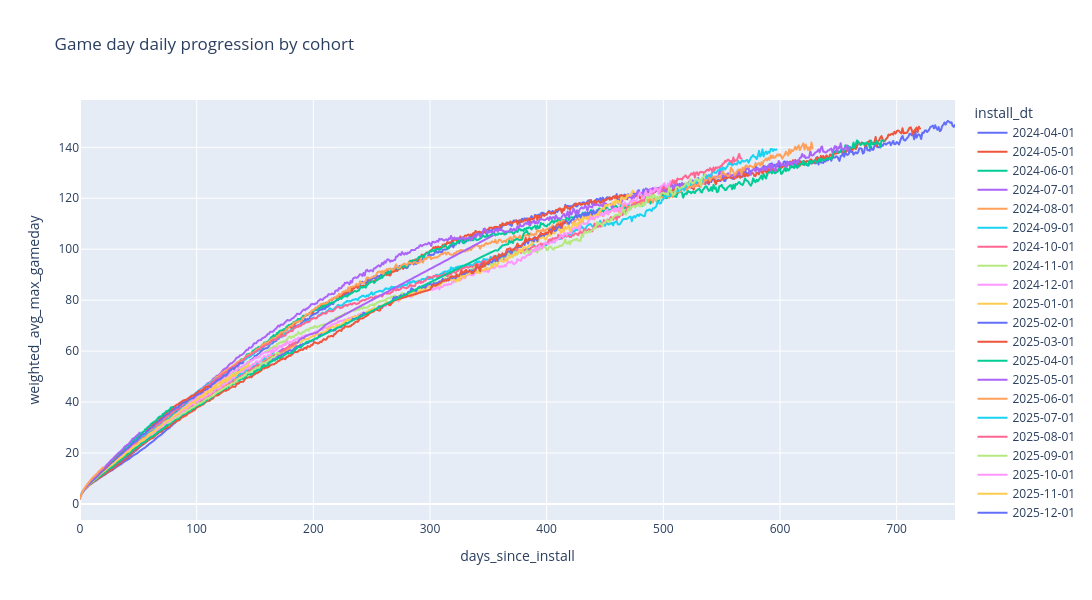

Source (notebook cell):
### Code cell
# hide-output
fig = px.line(game_day_agg, 
              x='days_since_install', 
              y='weighted_avg_max_gameday',
              color='install_dt',
              title='Game day daily progression by cohort',
              width=1200,
              height=600,
              hover_data={'weighted_avg_max_gameday': True, 'cohort_users': True},
              )


fig.show()

### Figure 1 — Plotly figure (JSON) as saved in the notebook; plotly's stock layout.template omitted (floating-point values rounded to 4 significant figures; data arrays with more than 128 entries replaced by an {"elided": "..."} marker saying what was removed)
{"data": [{"customdata": {"elided": "751x1 int values"}, "hovertemplate": "install_dt=2024-04-01<br>days_since_install=%{x}<br>weighted_avg_max_gameday=%{y}<br>cohort_users=%{customdata[0]}<extra></extra>", "legendgroup": "2024-04-01", "line": {"color": "#636efa", "dash": "solid"}, "marker": {"symbol": "circle"}, "mode": "lines", "name": "2024-04-01", "showlegend": true, "type": "scattergl", "x": {"elided": "751 int values"}, "xaxis": "x", "y": {"elided": "751 float values"}, "yaxis": "y"}, {"customdata": {"elided": "721x1 int values"}, "hovertemplate": "install_dt=2024-05-01<br>days_since_install=%{x}<br>weighted_avg_max_gameday=%{y}<br>cohort_users=%{customdata[0]}<extra></extra>", "legendgroup": "2024-05-01", "line": {"color": "#EF553B", "dash": "solid"}, "marker": {"symbol": "circle"}, "mode": "lines", "name": "2024-05-01", "showlegend": true, "type": "scattergl", "x": {"elided": "721 int values"}, "xaxis": "x", "y": {"elided": "721 float values"}, "yaxis": "y"}, {"customdata": {"elided": "690x1 int values"}, "hovertemplate": "install_dt=2024-06-01<br>days_since_install=%{x}<br>weighted_avg_max_gameday=%{y}<br>cohort_users=%{customdata[0]}<extra></extra>", "legendgroup": "2024-06-01", "line": {"color": "#00cc96", "dash": "solid"}, "marker": {"symbol": "circle"}, "mode": "lines", "name": "2024-06-01", "showlegend": true, "type": "scattergl", "x": {"elided": "690 int values"}, "xaxis": "x", "y": {"elided": "690 float values"}, "yaxis": "y"}, {"customdata": {"elided": "660x1 int values"}, "hovertemplate": "install_dt=2024-07-01<br>days_since_install=%{x}<br>weighted_avg_max_gameday=%{y}<br>cohort_users=%{customdata[0]}<extra></extra>", "legendgroup": "2024-07-01", "line": {"color": "#ab63fa", "dash": "solid"}, "marker": {"symbol": "circle"}, "mode": "lines", "name": "2024-07-01", "showlegend": true, "type": "scattergl", "x": {"elided": "660 int values"}, "xaxis": "x", "y": {"elided": "660 float values"}, "yaxis": "y"}, {"customdata": {"elided": "629x1 int values"}, "hovertemplate": "install_dt=2024-08-01<br>days_since_install=%{x}<br>weighted_avg_max_gameday=%{y}<br>cohort_users=%{customdata[0]}<extra></extra>", "legendgroup": "2024-08-01", "line": {"color": "#FFA15A", "dash": "solid"}, "marker": {"symbol": "circle"}, "mode": "lines", "name": "2024-08-01", "showlegend": true, "type": "scattergl", "x": {"elided": "629 int values"}, "xaxis": "x", "y": {"elided": "629 float values"}, "yaxis": "y"}, {"customdata": {"elided": "598x1 int values"}, "hovertemplate": "install_dt=2024-09-01<br>days_since_install=%{x}<br>weighted_avg_max_gameday=%{y}<br>cohort_users=%{customdata[0]}<extra></extra>", "legendgroup": "2024-09-01", "line": {"color": "#19d3f3", "dash": "solid"}, "marker": {"symbol": "circle"}, "mode": "lines", "name": "2024-09-01", "showlegend": true, "type": "scattergl", "x": {"elided": "598 int values"}, "xaxis": "x", "y": {"elided": "598 float values"}, "yaxis": "y"}, {"customdata": {"elided": "568x1 int values"}, "hovertemplate": "install_dt=2024-10-01<br>days_since_install=%{x}<br>weighted_avg_max_gameday=%{y}<br>cohort_users=%{customdata[0]}<extra></extra>", "legendgroup": "2024-10-01", "line": {"color": "#FF6692", "dash": "solid"}, "marker": {"symbol": "circle"}, "mode": "lines", "name": "2024-10-01", "showlegend": true, "type": "scattergl", "x": {"elided": "568 int values"}, "xaxis": "x", "y": {"elided": "568 float values"}, "yaxis": "y"}, {"customdata": {"elided": "537x1 int values"}, "hovertemplate": "install_dt=2024-11-01<br>days_since_install=%{x}<br>weighted_avg_max_gameday=%{y}<br>cohort_users=%{customdata[0]}<extra></extra>", "legendgroup": "2024-11-01", "line": {"color": "#B6E880", "dash": "solid"}, "marker": {"symbol": "circle"}, "mode": "lines", "name": "2024-11-01", "showlegend": true, "type": "scattergl", "x": {"elided": "537 int values"}, "xaxis": "x", "y": {"elided": "537 float values"}, "yaxis": "y"}, {"customdata": {"elided": "507x1 int values"}, "hovertemplate": "install_dt=2024-12-01<br>days_since_install=%{x}<br>weighted_avg_max_gameday=%{y}<br>cohort_users=%{customdata[0]}<extra></extra>", "legendgroup": "2024-12-01", "line": {"color": "#FF97FF", "dash": "solid"}, "marker": {"symbol": "circle"}, "mode": "lines", "name": "2024-12-01", "showlegend": true, "type": "scattergl", "x": {"elided": "507 int values"}, "xaxis": "x", "y": {"elided": "507 float values"}, "yaxis": "y"}, {"customdata": {"elided": "472x1 int values"}, "hovertemplate": "install_dt=2025-01-01<br>days_since_install=%{x}<br>weighted_avg_max_gameday=%{y}<br>cohort_users=%{customdata[0]}<extra></extra>", "legendgroup": "2025-01-01", "line": {"color": "#FECB52", "dash": "solid"}, "marker": {"symbol": "circle"}, "mode": "lines", "name": "2025-01-01", "showlegend": true, "type": "scattergl", "x": {"elided": "472 int values"}, "xaxis": "x", "y": {"elided": "472 float values"}, "yaxis": "y"}, {"customdata": {"elided": "439x1 int values"}, "hovertemplate": "install_dt=2025-02-01<br>days_since_install=%{x}<br>weighted_avg_max_gameday=%{y}<br>cohort_users=%{customdata[0]}<extra></extra>", "legendgroup": "2025-02-01", "line": {"color": "#636efa", "dash": "solid"}, "marker": {"symbol": "circle"}, "mode": "lines", "name": "2025-02-01", "showlegend": true, "type": "scattergl", "x": {"elided": "439 int values"}, "xaxis": "x", "y": {"elided": "439 float values"}, "yaxis": "y"}, {"customdata": {"elided": "362x1 int values"}, "hovertemplate": "install_dt=2025-03-01<br>days_since_install=%{x}<br>weighted_avg_max_gameday=%{y}<br>cohort_users=%{customdata[0]}<extra></extra>", "legendgroup": "2025-03-01", "line": {"color": "#EF553B", "dash": "solid"}, "marker": {"symbol": "circle"}, "mode": "lines", "name": "2025-03-01", "showlegend": true, "type": "scattergl", "x": {"elided": "362 int values"}, "xaxis": "x", "y": {"elided": "362 float values"}, "yaxis": "y"}, {"customdata": {"elided": "206x1 int values"}, "hovertemplate": "install_dt=2025-04-01<br>days_since_install=%{x}<br>weighted_avg_max_gameday=%{y}<br>cohort_users=%{customdata[0]}<extra></extra>", "legendgroup": "2025-04-01", "line": {"color": "#00cc96", "dash": "solid"}, "marker": {"symbol": "circle"}, "mode": "lines", "name": "2025-04-01", "showlegend": true, "type": "scattergl", "x": {"elided": "206 int values"}, "xaxis": "x", "y": {"elided": "206 float values"}, "yaxis": "y"}, {"customdata": {"elided": "190x1 int values"}, "hovertemplate": "install_dt=2025-05-01<br>days_since_install=%{x}<br>weighted_avg_max_gameday=%{y}<br>cohort_users=%{customdata[0]}<extra></extra>", "legendgroup": "2025-05-01", "line": {"color": "#ab63fa", "dash": "solid"}, "marker": {"symbol": "circle"}, "mode": "lines", "name": "2025-05-01", "showlegend": true, "type": "scattergl", "x": {"elided": "190 int values"}, "xaxis": "x", "y": {"elided": "190 float values"}, "yaxis": "y"}, {"customdata": {"elided": "156x1 int values"}, "hovertemplate": "install_dt=2025-06-01<br>days_since_install=%{x}<br>weighted_avg_max_gameday=%{y}<br>cohort_users=%{customdata[0]}<extra></extra>", "legendgroup": "2025-06-01", "line": {"color": "#FFA15A", "dash": "solid"}, "marker": {"symbol": "circle"}, "mode": "lines", "name": "2025-06-01", "showlegend": true, "type": "scattergl", "x": {"elided": "156 int values"}, "xaxis": "x", "y": {"elided": "156 float values"}, "yaxis": "y"}, {"customdata": {"elided": "141x1 int values"}, "hovertemplate": "install_dt=2025-07-01<br>days_since_install=%{x}<br>weighted_avg_max_gameday=%{y}<br>cohort_users=%{customdata[0]}<extra></extra>", "legendgroup": "2025-07-01", "line": {"color": "#19d3f3", "dash": "solid"}, "marker": {"symbol": "circle"}, "mode": "lines", "name": "2025-07-01", "showlegend": true, "type": "scattergl", "x": {"elided": "141 int values"}, "xaxis": "x", "y": {"elided": "141 float values"}, "yaxis": "y"}, {"customdata": {"elided": "154x1 int values"}, "hovertemplate": "install_dt=2025-08-01<br>days_since_install=%{x}<br>weighted_avg_max_gameday=%{y}<br>cohort_users=%{customdata[0]}<extra></extra>", "legendgroup": "2025-08-01", "line": {"color": "#FF6692", "dash": "solid"}, "marker": {"symbol": "circle"}, "mode": "lines", "name": "2025-08-01", "showlegend": true, "type": "scattergl", "x": {"elided": "154 int values"}, "xaxis": "x", "y": {"elided": "154 float values"}, "yaxis": "y"}, {"customdata": {"elided": "171x1 int values"}, "hovertemplate": "install_dt=2025-09-01<br>days_since_install=%{x}<br>weighted_avg_max_gameday=%{y}<br>cohort_users=%{customdata[0]}<extra></extra>", "legendgroup": "2025-09-01", "line": {"color": "#B6E880", "dash": "solid"}, "marker": {"symbol": "circle"}, "mode": "lines", "name": "2025-09-01", "showlegend": true, "type": "scattergl", "x": {"elided": "171 int values"}, "xaxis": "x", "y": {"elided": "171 float values"}, "yaxis": "y"}, {"customdata": {"elided": "172x1 int values"}, "hovertemplate": "install_dt=2025-10-01<br>days_since_install=%{x}<br>weighted_avg_max_gameday=%{y}<br>cohort_users=%{customdata[0]}<extra></extra>", "legendgroup": "2025-10-01", "line": {"color": "#FF97FF", "dash": "solid"}, "marker": {"symbol": "circle"}, "mode": "lines", "name": "2025-10-01", "showlegend": true, "type": "scattergl", "x": {"elided": "172 int values"}, "xaxis": "x", "y": {"elided": "172 float values"}, "yaxis": "y"}, {"customdata": {"elided": "137x1 int values"}, "hovertemplate": "install_dt=2025-11-01<br>days_since_install=%{x}<br>weighted_avg_max_gameday=%{y}<br>cohort_users=%{customdata[0]}<extra></extra>", "legendgroup": "2025-11-01", "line": {"color": "#FECB52", "dash": "solid"}, "marker": {"symbol": "circle"}, "mode": "lines", "name": "2025-11-01", "showlegend": true, "type": "scattergl", "x": {"elided": "137 int values"}, "xaxis": "x", "y": {"elided": "137 float values"}, "yaxis": "y"}, {"customdata": {"elided": "141x1 int values"}, "hovertemplate": "install_dt=2025-12-01<br>days_since_install=%{x}<br>weighted_avg_max_gameday=%{y}<br>cohort_users=%{customdata[0]}<extra></extra>", "legendgroup": "2025-12-01", "line": {"color": "#636efa", "dash": "solid"}, "marker": {"symbol": "circle"}, "mode": "lines", "name": "2025-12-01", "showlegend": true, "type": "scattergl", "x": {"elided": "141 int values"}, "xaxis": "x", "y": {"elided": "141 float values"}, "yaxis": "y"}, {"customdata": [[55963], [29263], [23295], [20568], [18990], [17731], [17025], [16228], [15322], [14664], [14140], [13638], [13209], [12981], [12725], [12258], [11890], [11556], [11210], [11059], [10757], [10665], [10281], [10158], [9887], [9712], [9429], [9404], [9347], [9036], [8792], [8642], [8428], [8241], [8086], [8059], [7979], [7710], [7675], [7382], [7324], [7237], [7219], [7042], [6880], [6695], [6597], [6489], [6416], [6357], [6145], [6030], [5845], [5819], [5824], [5729], [5587], [5513], [5483], [5278], [5245], [5076], [4983], [4819], [4778], [4705], [4719], [4429], [4441], [4360], [4333], [4287], [4185], [4004], [3982], [3881], [3754], [3723], [3653], [3651], [3555], [3474], [3450], [3309], [3319], [3096], [2977], [2993], [2874], [2817], [2563], [2499], [2352], [2065], [1948], [1950], [1700], [1656], [1454], [1270], [1279], [1317], [970], [891], [793], [699], [582], [561], [508], [442], [216]], "hovertemplate": "install_dt=2026-01-01<br>days_since_install=%{x}<br>weighted_avg_max_gameday=%{y}<br>cohort_users=%{customdata[0]}<extra></extra>", "legendgroup": "2026-01-01", "line": {"color": "#EF553B", "dash": "solid"}, "marker": {"symbol": "circle"}, "mode": "lines", "name": "2026-01-01", "showlegend": true, "type": "scattergl", "x": [0, 1, 2, 3, 4, 5, 6, 7, 8, 9, 10, 11, 12, 13, 14, 15, 16, 17, 18, 19, 20, 21, 22, 23, 24, 25, 26, 27, 28, 29, 30, 31, 32, 33, 34, 35, 36, 37, 38, 39, 40, 41, 42, 43, 44, 45, 46, 47, 48, 49, 50, 51, 52, 53, 54, 55, 56, 57, 58, 59, 60, 61, 62, 63, 64, 65, 66, 67, 68, 69, 70, 71, 72, 73, 74, 75, 76, 77, 78, 79, 80, 81, 82, 83, 84, 85, 86, 87, 88, 89, 90, 91, 92, 93, 94, 95, 96, 97, 98, 99, 100, 101, 102, 103, 104, 105, 106, 107, 108, 109, 110], "xaxis": "x", "y": [2.179, 3.571, 4.568, 5.422, 6.109, 6.757, 7.27, 7.823, 8.309, 8.868, 9.378, 9.79, 10.15, 10.55, 10.94, 11.47, 11.93, 12.39, 12.84, 13.26, 13.67, 14.04, 14.62, 14.96, 15.44, 15.91, 16.38, 16.75, 17.06, 17.63, 18.02, 18.55, 19.0, 19.48, 19.94, 20.26, 20.67, 21.3, 21.69, 22.24, 22.75, 22.95, 23.23, 23.67, 24.16, 24.63, 25.1, 25.45, 25.73, 26.12, 26.63, 27.09, 27.55, 27.99, 28.16, 28.6, 28.89, 29.32, 29.63, 30.15, 30.64, 30.91, 31.22, 31.6, 31.87, 32.28, 32.83, 33.33, 33.47, 33.81, 34.17, 34.57, 35.3, 35.26, 35.68, 36.21, 36.47, 36.68, 37.24, 37.33, 38.0, 38.31, 38.63, 38.96, 39.04, 39.57, 39.77, 40.12, 40.48, 40.69, 40.83, 40.89, 41.17, 41.55, 41.9, 42.23, 42.47, 42.61, 42.82, 43.31, 43.52, 43.79, 44.37, 44.17, 44.03, 44.52, 45.06, 45.35, 45.9, 45.97, 45.93], "yaxis": "y"}, {"customdata": [[40647], [20513], [16312], [14606], [13331], [12462], [11887], [11416], [10842], [10203], [9821], [9362], [9239], [8905], [8815], [8482], [8036], [7888], [7731], [7513], [7386], [7355], [7125], [6821], [6713], [6471], [6425], [6425], [6298], [6162], [5901], [5778], [5514], [5520], [5529], [5354], [5257], [5165], [5000], [4930], [4878], [4756], [4786], [4771], [4625], [4470], [4403], [4382], [4385], [4341], [4183], [4194], [4108], [4029], [4000], [3975], [3758], [3589], [3679], [3618], [3540], [3414], [3452], [3329], [3347], [3258], [3119], [3019], [3024], [2860], [2932], [2869], [2738], [2790], [2595], [2542], [2401], [2370], [2438], [2407]], "hovertemplate": "install_dt=2026-02-01<br>days_since_install=%{x}<br>weighted_avg_max_gameday=%{y}<br>cohort_users=%{customdata[0]}<extra></extra>", "legendgroup": "2026-02-01", "line": {"color": "#00cc96", "dash": "solid"}, "marker": {"symbol": "circle"}, "mode": "lines", "name": "2026-02-01", "showlegend": true, "type": "scattergl", "x": [0, 1, 2, 3, 4, 5, 6, 7, 8, 9, 10, 11, 12, 13, 14, 15, 16, 17, 18, 19, 20, 21, 22, 23, 24, 25, 26, 27, 28, 29, 30, 31, 32, 33, 34, 35, 36, 37, 38, 39, 40, 41, 42, 43, 44, 45, 46, 47, 48, 49, 50, 51, 52, 53, 54, 55, 56, 57, 58, 59, 60, 61, 62, 63, 64, 65, 66, 67, 68, 69, 70, 71, 72, 73, 74, 75, 76, 77, 78, 79], "xaxis": "x", "y": [2.023, 3.431, 4.507, 5.378, 6.112, 6.73, 7.318, 7.777, 8.344, 8.894, 9.36, 9.936, 10.33, 10.85, 11.23, 11.7, 12.29, 12.7, 13.15, 13.6, 14.04, 14.33, 14.82, 15.4, 15.74, 16.17, 16.62, 16.86, 17.34, 17.81, 18.39, 18.8, 19.27, 19.55, 19.97, 20.43, 20.91, 21.34, 21.8, 22.29, 22.67, 23.0, 23.21, 23.79, 24.24, 24.64, 25.21, 25.55, 25.64, 26.24, 26.69, 27.18, 27.62, 27.95, 28.26, 28.54, 29.32, 29.5, 30.1, 30.39, 30.87, 31.42, 31.8, 32.09, 32.34, 32.69, 33.19, 33.79, 34.22, 34.42, 34.3, 35.25, 35.44, 35.88, 36.43, 36.45, 36.76, 37.13, 37.86, 38.0], "yaxis": "y"}, {"customdata": [[37880], [18486], [14694], [12920], [11838], [11125], [10577], [10198], [9454], [8978], [8557], [8292], [8080], [7858], [7729], [7462], [7088], [6900], [6745], [6548], [6488], [6380], [6318], [5985], [5933], [5755], [5607], [5566], [5520], [5322], [5099], [5036], [4900], [4801], [4754], [4687], [4578], [4609], [4363], [4283], [4243], [4142], [4117], [4068], [3898], [3770], [3723], [3774], [3773], [3727], [3614], [3450]], "hovertemplate": "install_dt=2026-03-01<br>days_since_install=%{x}<br>weighted_avg_max_gameday=%{y}<br>cohort_users=%{customdata[0]}<extra></extra>", "legendgroup": "2026-03-01", "line": {"color": "#ab63fa", "dash": "solid"}, "marker": {"symbol": "circle"}, "mode": "lines", "name": "2026-03-01", "showlegend": true, "type": "scattergl", "x": [0, 1, 2, 3, 4, 5, 6, 7, 8, 9, 10, 11, 12, 13, 14, 15, 16, 17, 18, 19, 20, 21, 22, 23, 24, 25, 26, 27, 28, 29, 30, 31, 32, 33, 34, 35, 36, 37, 38, 39, 40, 41, 42, 43, 44, 45, 46, 47, 48, 49, 50, 51], "xaxis": "x", "y": [1.982, 3.363, 4.45, 5.297, 5.964, 6.615, 7.23, 7.786, 8.404, 8.886, 9.364, 9.772, 10.15, 10.68, 11.11, 11.58, 12.13, 12.55, 13.06, 13.5, 13.88, 14.4, 14.78, 15.33, 15.76, 16.29, 16.79, 17.25, 17.59, 18.13, 18.65, 19.08, 19.52, 19.99, 20.37, 20.71, 21.18, 21.68, 22.37, 22.72, 23.02, 23.32, 23.72, 24.28, 24.84, 25.54, 25.74, 26.1, 26.59, 26.94, 27.31, 27.97], "yaxis": "y"}, {"customdata": [[30818], [15575], [12297], [10911], [9894], [9210], [8764], [8415], [7855], [7327], [6964], [6629], [6378], [6289], [6141], [5955], [5692], [5520], [5311], [5068], [5092]], "hovertemplate": "install_dt=2026-04-01<br>days_since_install=%{x}<br>weighted_avg_max_gameday=%{y}<br>cohort_users=%{customdata[0]}<extra></extra>", "legendgroup": "2026-04-01", "line": {"color": "#FFA15A", "dash": "solid"}, "marker": {"symbol": "circle"}, "mode": "lines", "name": "2026-04-01", "showlegend": true, "type": "scattergl", "x": [0, 1, 2, 3, 4, 5, 6, 7, 8, 9, 10, 11, 12, 13, 14, 15, 16, 17, 18, 19, 20], "xaxis": "x", "y": [2.035, 3.453, 4.582, 5.469, 6.221, 6.952, 7.567, 8.132, 8.729, 9.319, 9.818, 10.39, 10.79, 11.2, 11.68, 12.07, 12.69, 13.15, 13.53, 13.97, 14.4], "yaxis": "y"}], "layout": {"height": 600, "legend": {"title": {"text": "install_dt"}, "tracegroupgap": 0}, "title": {"text": "Game day daily progression by cohort"}, "width": 1200, "xaxis": {"anchor": "y", "domain": [0, 1], "title": {"text": "days_since_install"}}, "yaxis": {"anchor": "x", "domain": [0, 1], "title": {"text": "weighted_avg_max_gameday"}}}}
